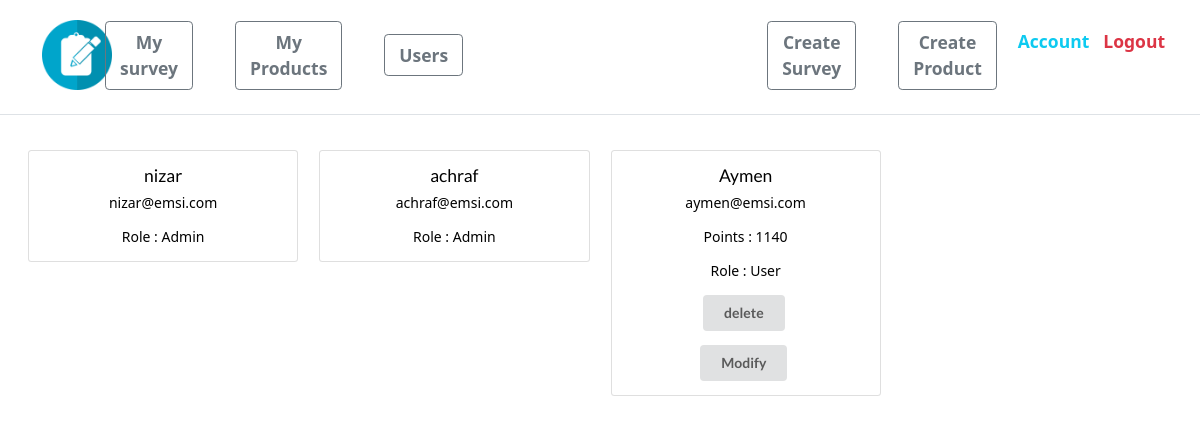
/user_list/ (signed in), run on the app's committed database.
### account/models.py (models this page shows, shortened)
class Account(AbstractBaseUser):
    email = models.EmailField(verbose_name="email", max_length=60, unique=True)
    username = models.CharField(max_length=30, unique=True)
    date_joined = models.DateTimeField(
        verbose_name='date joined', auto_now_add=True)
    last_login = models.DateTimeField(verbose_name='last login', auto_now=True)
    is_admin = models.BooleanField(default=False)
    is_active = models.BooleanField(default=True)
    is_staff = models.BooleanField(default=False)
    is_superuser = models.BooleanField(default=False)
    points = models.IntegerField(default=0)
    USERNAME_FIELD = 'email'
    REQUIRED_FIELDS = ['username']
    objects = MyAccountManager()

### account/views.py (the view)
# urls.py: path('user_list/', user_list, name='user_list'),
@login_required
def user_list(request):
    if request.user.is_admin:
        users = Account.objects.all()
        return render(request, "account/user_list.html", {"users": users})
    else:
        return redirect("surveys")

### account/templates/account/user_list.html (shortened to what this page needs)
{% extends 'base.html' %}
{% load static %}
{% block content %}
<body class="text-center text-black ">
<div class="cover-container d-flex w-100 h-100 p-3 mx-auto flex-column">
    <main class="px-3">
        {% if users %}
        <div class="row">
            {% for user in users %}
                  <div class="col-sm-3 ">
                      <div class="card">
                          <div class="card-body">
                                <h5 class="card-title">{{ user.username }}</h5>
                                <p class="card-text">{{ user.email }}</p>
                                {% if user.is_admin %}
                                <p class="card-text"> Role : Admin</p>
                                {% elif user.is_superuser %}
                                <p class="card-text"> Role : Superuser</p>
                                <form method="post" action="{% url 'user_delete' user.pk %}" style="display: inline-block;">
                                    {% csrf_token %}
                                    <button class=" ui button">delete</button>
                                </form>
                                {% else %}
                                <p class="card-text"> Points : {{ user.points }}</p>
                                <p class="card-text"> Role : User</p>
                                <form method="post" action="{% url 'user_delete' user.pk %}" style="display: inline-block;">
                                    <button class=" ui button">delete</button>
                                </form>
                                <form method="post" action="{% url 'user_update' user.pk %}" style="display: inline-block;">
                                    <button class=" ui button mt-3">Modify</button>
                                </form>
                                {% endif %}
                          </div>
                      </div>
                  </div>
            {% endfor %}
        </div>
        {% else %}
          <p>Aucun produit</p>
        {% endif %}
</div>
</body>
{% endblock content %}

### templates/snippets/header.html (style rules this page uses)
form { width: 100%; }

### data on the page
Account: username "nizar", email "nizar@emsi.com", is_admin "Role : Admin"
Account: username "achraf", email "achraf@emsi.com", is_admin "Role : Admin"
Account: username "Aymen", email "aymen@emsi.com", points "1140"
